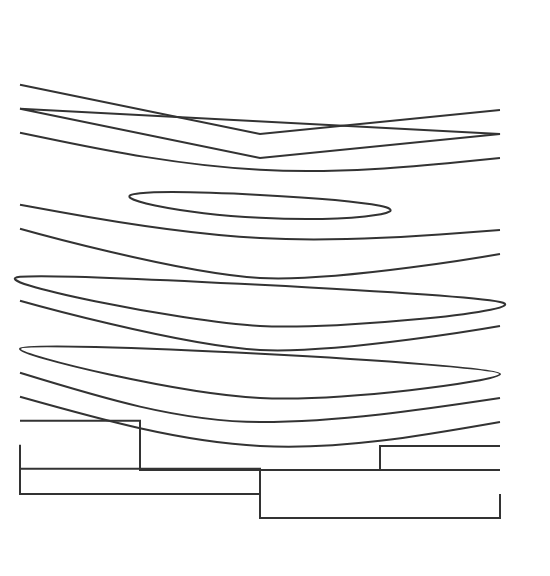

Vega-Lite specification for this chart:
### Vega specification from a JSON file in a GitHub repository (floating-point values rounded to 4 significant figures)
{"$schema": "https://vega.github.io/schema/vega/v6.json", "width": 260, "height": 278, "padding": 5, "marks": [{"type": "line", "from": {"data": "p3"}, "encode": {"update": {"x": {"field": "x"}, "y": {"signal": "datum.y + 0"}, "interpolate": {"value": "linear"}, "stroke": {"value": "#333"}, "strokeWidth": {"value": 1}}}}, {"type": "line", "from": {"data": "p3"}, "encode": {"update": {"x": {"field": "x"}, "y": {"signal": "datum.y + 12"}, "interpolate": {"value": "linear-closed"}, "stroke": {"value": "#333"}, "strokeWidth": {"value": 1}}}}, {"type": "line", "from": {"data": "p3"}, "encode": {"update": {"x": {"field": "x"}, "y": {"signal": "datum.y + 24"}, "interpolate": {"value": "basis"}, "stroke": {"value": "#333"}, "strokeWidth": {"value": 1}}}}, {"type": "line", "from": {"data": "p3"}, "encode": {"update": {"x": {"field": "x"}, "y": {"signal": "datum.y + 36"}, "interpolate": {"value": "basis-open"}, "stroke": {"value": "#333"}, "strokeWidth": {"value": 1}}}}, {"type": "line", "from": {"data": "p3"}, "encode": {"update": {"x": {"field": "x"}, "y": {"signal": "datum.y + 48"}, "interpolate": {"value": "basis-closed"}, "stroke": {"value": "#333"}, "strokeWidth": {"value": 1}}}}, {"type": "line", "from": {"data": "p3"}, "encode": {"update": {"x": {"field": "x"}, "y": {"signal": "datum.y + 60"}, "interpolate": {"value": "bundle"}, "stroke": {"value": "#333"}, "strokeWidth": {"value": 1}}}}, {"type": "line", "from": {"data": "p3"}, "encode": {"update": {"x": {"field": "x"}, "y": {"signal": "datum.y + 72"}, "interpolate": {"value": "cardinal"}, "stroke": {"value": "#333"}, "strokeWidth": {"value": 1}}}}, {"type": "line", "from": {"data": "p3"}, "encode": {"update": {"x": {"field": "x"}, "y": {"signal": "datum.y + 84"}, "interpolate": {"value": "cardinal-open"}, "stroke": {"value": "#333"}, "strokeWidth": {"value": 1}}}}, {"type": "line", "from": {"data": "p3"}, "encode": {"update": {"x": {"field": "x"}, "y": {"signal": "datum.y + 96"}, "interpolate": {"value": "cardinal-closed"}, "stroke": {"value": "#333"}, "strokeWidth": {"value": 1}}}}, {"type": "line", "from": {"data": "p3"}, "encode": {"update": {"x": {"field": "x"}, "y": {"signal": "datum.y + 108"}, "interpolate": {"value": "catmull-rom"}, "stroke": {"value": "#333"}, "strokeWidth": {"value": 1}}}}, {"type": "line", "from": {"data": "p3"}, "encode": {"update": {"x": {"field": "x"}, "y": {"signal": "datum.y + 120"}, "interpolate": {"value": "catmull-rom-open"}, "stroke": {"value": "#333"}, "strokeWidth": {"value": 1}}}}, {"type": "line", "from": {"data": "p3"}, "encode": {"update": {"x": {"field": "x"}, "y": {"signal": "datum.y + 132"}, "interpolate": {"value": "catmull-rom-closed"}, "stroke": {"value": "#333"}, "strokeWidth": {"value": 1}}}}, {"type": "line", "from": {"data": "p3"}, "encode": {"update": {"x": {"field": "x"}, "y": {"signal": "datum.y + 144"}, "interpolate": {"value": "monotone"}, "stroke": {"value": "#333"}, "strokeWidth": {"value": 1}}}}, {"type": "line", "from": {"data": "p3"}, "encode": {"update": {"x": {"field": "x"}, "y": {"signal": "datum.y + 156"}, "interpolate": {"value": "natural"}, "stroke": {"value": "#333"}, "strokeWidth": {"value": 1}}}}, {"type": "line", "from": {"data": "p3"}, "encode": {"update": {"x": {"field": "x"}, "y": {"signal": "datum.y + 168"}, "interpolate": {"value": "step"}, "stroke": {"value": "#333"}, "strokeWidth": {"value": 1}}}}, {"type": "line", "from": {"data": "p3"}, "encode": {"update": {"x": {"field": "x"}, "y": {"signal": "datum.y + 180"}, "interpolate": {"value": "step-before"}, "stroke": {"value": "#333"}, "strokeWidth": {"value": 1}}}}, {"type": "line", "from": {"data": "p3"}, "encode": {"update": {"x": {"field": "x"}, "y": {"signal": "datum.y + 192"}, "interpolate": {"value": "step-after"}, "stroke": {"value": "#333"}, "strokeWidth": {"value": 1}}}}], "data": [{"name": "p3", "values": [{"x": 0.0, "y": 37.39, "g": true}, {"x": 120.0, "y": 61.99, "g": true}, {"x": 240.0, "y": 49.98, "g": true}]}]}
